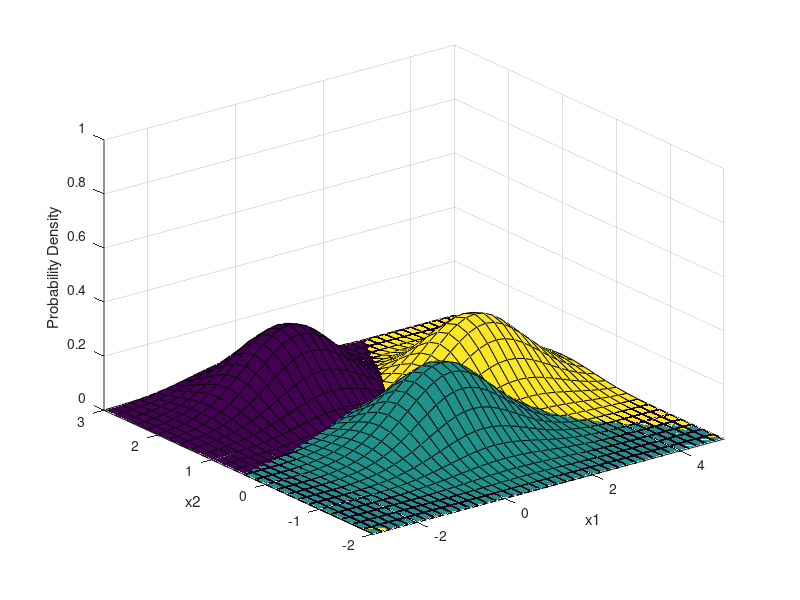
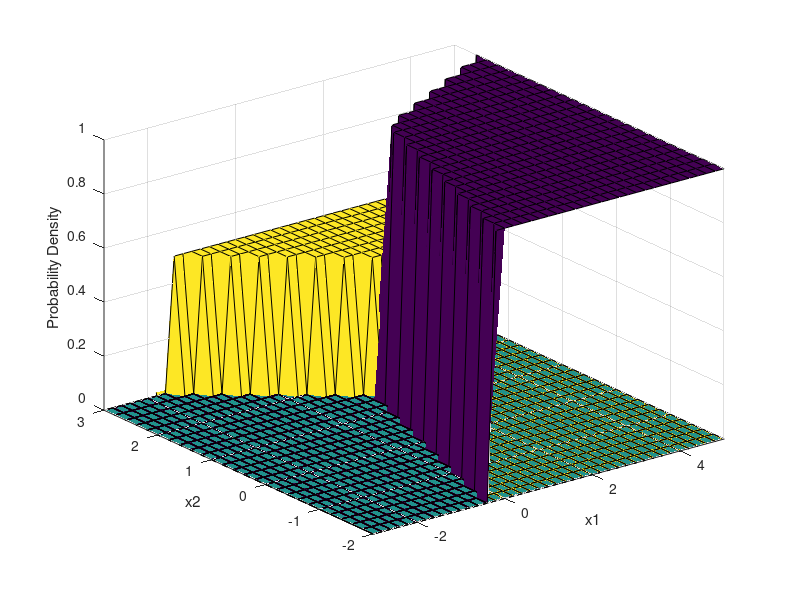

MATLAB code for these plots, in order:
%%LINEAR
x1 = -5:0.2:5; x2 =-5:0.2:5;
[X1,X2] = meshgrid(x1,x2);
C1 = ones(size(x1,2),size(x2,2)) - 0.5 ;
C2 = ones(size(x1,2),size(x2,2)) + 0.5 ;
C3 = ones(size(x1,2),size(x2,2)) ;
Sigma = [1 0; 0 0.3333];

mu = [0 2];
F1 = mvnpdf([X1(:) X2(:)],mu,Sigma);
F1 = reshape(F1,length(x1),length(x2));
surf(x1,x2,F1,C1);
% caxis([min(F(:))-.5*range(F(:)),max(F(:))]);
axis([-3 5 -2 3 0 1])
xlabel('x1'); ylabel('x2'); zlabel('Probability Density');
hold on ;

mu = [3 1];
F1 = mvnpdf([X1(:) X2(:)],mu,Sigma);
F1 = reshape(F1,length(x1),length(x2));
surf(x1,x2,F1,C2);
% caxis([min(F(:))-.5*range(F(:)),max(F(:))]);
axis([-3 5 -2 3 0 1])
xlabel('x1'); ylabel('x2'); zlabel('Probability Density');
hold on ;

mu = [1 0];
F1 = mvnpdf([X1(:) X2(:)],mu,Sigma);
F1 = reshape(F1,length(x1),length(x2));
surf(x1,x2,F1,C3);
% caxis([min(F(:))-.5*range(F(:)),max(F(:))]);
axis([-3 5 -2 3 0 1])
xlabel('x1'); ylabel('x2'); zlabel('Probability Density');

fun1 = @(x,y)(-3*x + y + 3) ;
fun2 = @(x,y)(-0.5*x + y - 0.75) ;
fun3 = @(x,y)(2*x + y - 4.5) ;

figure
F1 = zeros(size(X1,1) , size(X1,2)) ;
F2 = zeros(size(X1,1) , size(X1,2)) ;
F3 = zeros(size(X1,1) , size(X1,2)) ;

for i = 1 :size(F1,1)
    for j = 1 :size(F1,2)
        if(fun1(x1(i), x2(j)) > 0 && fun2(x1(i), x2(j))>0)
            F1(i,j) = 1 ;
        end
        if(fun1(x1(i), x2(j)) < 0 && fun3(x1(i), x2(j))>0)
            F2(i,j) = 0.5 ;
        end
        if(fun2(x1(i), x2(j)) < 0 && fun3(x1(i), x2(j))<0)
            F3(i,j) = 0 ;
        end
    end
end

surf(x1,x2,F1,C1);
axis([-3 5 -2 3 0 1])
xlabel('x1'); ylabel('x2'); zlabel('Probability Density');
hold on;

surf(x1,x2,F2,C2);
axis([-3 5 -2 3 0 1])
xlabel('x1'); ylabel('x2'); zlabel('Probability Density');
hold on;

surf(x1,x2,F3,C3);
axis([-3 5 -2 3 0 1])
xlabel('x1'); ylabel('x2'); zlabel('Probability Density');
